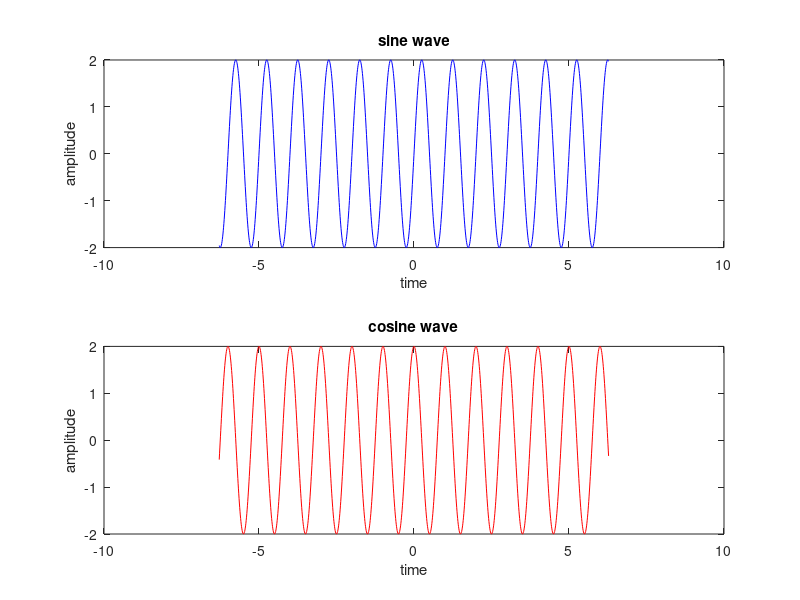
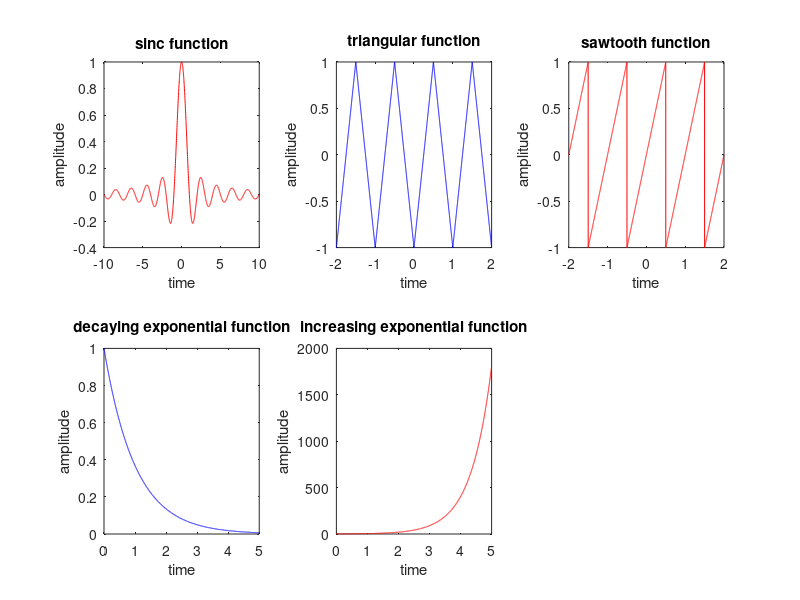

These figures' MATLAB source, in order:
clc; 
clear; 
close; 
t=-2*pi:0.01:2*pi;  
A=2; 
f=1; 
x1=A*sin(2*pi*f*t); 
x2=A*cos(2*pi*f*t); 
subplot(2,1,1); 
plot(t,x1,'b'); 
xlabel("time"); 
ylabel("amplitude"); 
title("sine wave");  
subplot(2,1,2); 
plot(t,x2,'r'); 
xlabel("time"); 
ylabel("amplitude"); 
title("cosine wave");  
figure(); 
t1=-10:0.01:10; 
x3=sin(pi*t1)./(pi*t1); 
x3((t1==0))=1; 
subplot(2,3,1);
plot(t1,x3,'r'); 
xlabel("time"); 
ylabel("amplitude"); 
title("sinc function"); 
t2=-2:0.001:2;
x4=2*abs(2*(t2-floor(t2+0.5)))-1;
subplot(2,3,2);
plot(t2,x4,'b'); 
xlabel("time"); 
ylabel("amplitude"); 
title("triangular function");  
t3=-2:0.001:2; 
x5=(2*(t3-floor(t3+0.5)));
subplot(2,3,3);
plot(t3,x5,'r'); 
xlabel("time"); 
ylabel("amplitude"); 
title("sawtooth function");  
t4=0:0.001:5; 
a=-1; 
x6=exp(a*t4); 
subplot(2,3,4);
plot(t4,x6,'b'); 
xlabel("time"); 
ylabel("amplitude"); 
title("decaying exponential function"); 
t5=0:0.001:5; 
a=1.5; 
x7=exp(a*t5);
subplot(2,3,5);
plot(t5,x7,'r'); 
xlabel("time"); 
ylabel("amplitude"); 
title("increasing exponential function");
